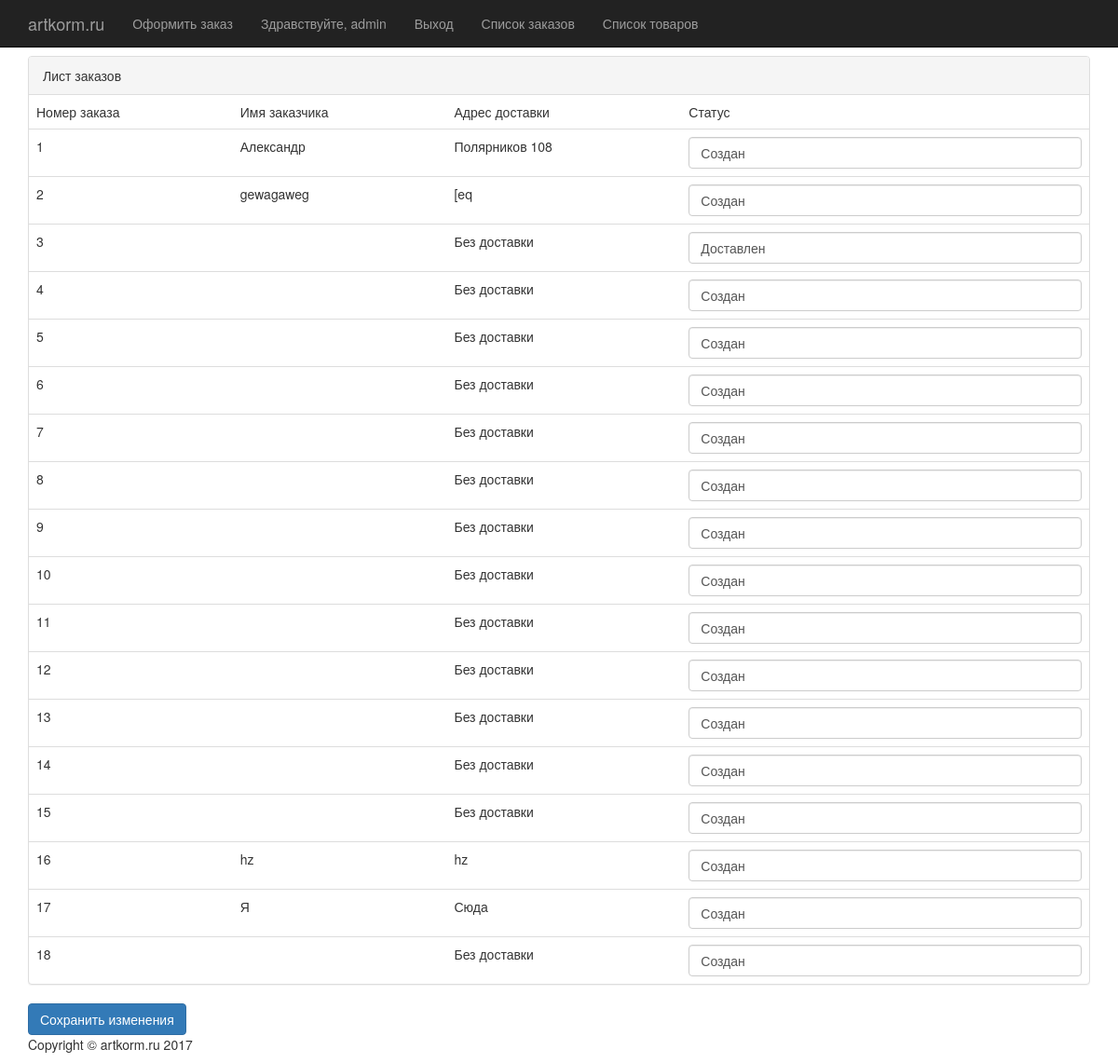
Page /staff_orders/ (signed in) on the committed database.
### AnimalFeed/models.py (models this page shows, shortened)
class Order(models.Model):
    with_delivery = models.BooleanField()
    total_cost = models.FloatField()
    creation_time = models.DateTimeField()
    delivery_completion_time = models.DateTimeField()
    delivery_address = models.CharField(max_length=150)
    order_status = models.CharField(max_length=30)
    customer_name = models.CharField(max_length=150)
    customer_phone = models.CharField(max_length=15)

### AnimalFeed/views.py (the view, shortened to what this page needs)
# urls.py: url(r'^staff_orders/$', views.OrderStaffView.as_view(), name='staff_orders'),
class OrderStaffView(generic.ListView):
    template_name = 'AnimalFeed/staffOrders.html'
    @method_decorator(staff_member_required)
    def dispatch(self, *args, **kwargs):
        return super(OrderStaffView, self).dispatch(*args, **kwargs)
    def get_context_data(self, **kwargs):
        context = dict()
        context['username'] = self.request.user.username
        context['orders'] = self.get_queryset()
        return context
    def get_queryset(self):
        return Order.objects.order_by('creation_time')

### AnimalFeed/templates/AnimalFeed/staffOrders.html (shortened to what this page needs)
{% extends "AnimalFeed/base.html" %}
{% block content %}
    <form method="POST">
        <div class="panel panel-default">
            <div class="panel-heading">Лист заказов</div>
            <table class="table">
                <tr>
                    <td>
                        Номер заказа
                    </td>
                    <td>
                        Имя заказчика
                    </td>
                    <td>
                        Адрес доставки
                    </td>
                    <td>
                        Статус
                    </td>
                </tr>
                {% for order in orders %}
                    <tr>
                        <td>
                            {{ order.id }}
                        </td>
                        <td>
                            {{ order.customer_name }}
                        </td>
                        <td>
                            {{ order.delivery_address }}
                        </td>
                        <td>
                            <input type="text" class="form-control" value="{{ order.order_status }}" id="status"
                                   name="status_{{ order.id }}">
                        </td>
                    </tr>
                {% endfor %}
            </table>
        </div>
        <input type="submit" class="btn btn-primary" value="Сохранить изменения">
    </form>
{% endblock %}

### AnimalFeed/templates/AnimalFeed/base.html (shortened to what this page needs)
<!DOCTYPE html>
<html lang="en">
<head>
    <link href="//maxcdn.bootstrapcdn.com/bootstrap/3.2.0/css/bootstrap.min.css" rel="stylesheet">
    <link href="//maxcdn.bootstrapcdn.com/bootstrap/3.2.0/css/heroic-features.css" rel="stylesheet">
</head>
<body>
<nav class="navbar navbar-inverse navbar-fixed-top" role="navigation">
    <div class="container">
        <div class="navbar-header">
            <a class="navbar-brand" href="/">artkorm.ru</a>
        </div>
        <div class="collapse navbar-collapse" id="bs-example-navbar-collapse-1">
            <ul class="nav navbar-nav">
                <li>
                    <a href="{% url 'AnimalFeed:confirmation' %}">Оформить заказ</a>
                </li>
                {% if user.is_authenticated %}
                <li>
                    {% if user.is_staff %}
                        <a href="/admin">Здравствуйте, {{ user.username }}</a>
                    {% else %}
                        <a>Здравствуйте, {{ user.username }}</a>
                    {% endif %}
                </li>
                <li>
                    <a href="{% url 'AnimalFeed:logout' %}">Выход</a>
                </li>
                {% if user.is_staff %}
                <li>
                    <a href="{% url 'AnimalFeed:staff_orders' %}">Список заказов</a>
                </li>
                <li>
                    <a href="{% url 'AnimalFeed:staff_commodity' %}">Список товаров</a>
                </li>
                {% endif %}
                {% endif %}
            </ul>
        </div>
    </div>
</nav>
<div class="container">
    <br>
    <br>
    <br>
    {% block content %}{% endblock %}
    <footer>
        <div class="row">
            <div class="col-lg-12">
                <p>Copyright &copy; artkorm.ru 2017</p>
            </div>
        </div>
    </footer>
</div>
</body>
</html>

### rows in the picture
Order: id "1", customer_name "Александр", delivery_address "Полярников 108", order_status "Создан"
Order: id "2", customer_name "gewagaweg", delivery_address "[eq", order_status "Создан"
Order: id "3", delivery_address "Без доставки", order_status "Доставлен"
Order: id "4", delivery_address "Без доставки", order_status "Создан"
Order: id "5", delivery_address "Без доставки", order_status "Создан"
Order: id "6", delivery_address "Без доставки", order_status "Создан"
Order: id "7", delivery_address "Без доставки", order_status "Создан"
Order: id "8", delivery_address "Без доставки", order_status "Создан"
Order: id "9", delivery_address "Без доставки", order_status "Создан"
Order: id "10", delivery_address "Без доставки", order_status "Создан"
Order: id "11", delivery_address "Без доставки", order_status "Создан"
Order: id "12", delivery_address "Без доставки", order_status "Создан"
Order: id "13", delivery_address "Без доставки", order_status "Создан"
Order: id "14", delivery_address "Без доставки", order_status "Создан"
Order: id "15", delivery_address "Без доставки", order_status "Создан"
Order: id "16", customer_name "hz", delivery_address "hz", order_status "Создан"
Order: id "17", customer_name "Я", delivery_address "Сюда", order_status "Создан"
Order: id "18", delivery_address "Без доставки", order_status "Создан"

### other values in the picture
{{ user.username }} "admin"
